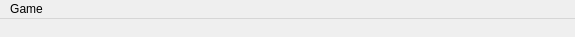
<?xml version="1.0" encoding="UTF-8"?>
<ui version="4.0">
 <class>MainWindow</class>
 <widget class="QMainWindow" name="MainWindow">
  <property name="geometry">
   <rect>
    <x>0</x>
    <y>0</y>
    <width>575</width>
    <height>37</height>
   </rect>
  </property>
  <property name="windowTitle">
   <string>Gomoku</string>
  </property>
  <property name="fixedSize" stdset="0">
   <size>
    <width>400</width>
    <height>465</height>
   </size>
  </property>
  <widget class="QWidget" name="centralWidget">
   <widget class="QLabel" name="fieldLabel">
    <property name="geometry">
     <rect>
      <x>12</x>
      <y>55</y>
      <width>375</width>
      <height>375</height>
     </rect>
    </property>
    <property name="text">
     <string/>
    </property>
   </widget>
   <widget class="QLabel" name="statusLabel">
    <property name="geometry">
     <rect>
      <x>0</x>
      <y>0</y>
      <width>400</width>
      <height>40</height>
     </rect>
    </property>
    <property name="styleSheet">
     <string>
      font-size: 20pt;
      qproperty-alignment: AlignCenter;
     </string>
    </property>
    <property name="text">
     <string/>
    </property>
   </widget>
  </widget>
  <widget class="QMenuBar" name="menuBar">
   <property name="geometry">
    <rect>
     <x>0</x>
     <y>0</y>
     <width>575</width>
     <height>21</height>
    </rect>
   </property>
   <widget class="QMenu" name="menuGame">
    <property name="title">
     <string>Game</string>
    </property>
    <addaction name="action_NewGame"/>
    <addaction name="separator"/>
    <addaction name="action_DoubleTrois"/>
    <addaction name="action_CinqCassable"/>
   </widget>
   <addaction name="menuGame"/>
  </widget>
  <action name="action_NewGame">
   <property name="text">
    <string>New Game</string>
   </property>
  </action>
  <action name="action_DoubleTrois">
   <property name="text">
    <string>DoubleTrois</string>
   </property>
   <property name="toolTip">
    <string>Regle Double Trois</string>
   </property>
  </action>
  <action name="action_CinqCassable">
   <property name="text">
    <string>CinqCassable</string>
   </property>
   <property name="toolTip">
    <string>Régle CinqCassable</string>
   </property>
  </action>
 </widget>
 <resources/>
 <connections>
  <connection>
   <sender>action_NewGame</sender>
   <signal>triggered()</signal>
   <receiver>MainWindow</receiver>
   <slot>newGame()</slot>
   <hints>
    <hint type="sourcelabel">
     <x>-1</x>
     <y>-1</y>
    </hint>
    <hint type="destinationlabel">
     <x>20</x>
     <y>20</y>
    </hint>
   </hints>
  </connection>
 </connections>
</ui>
